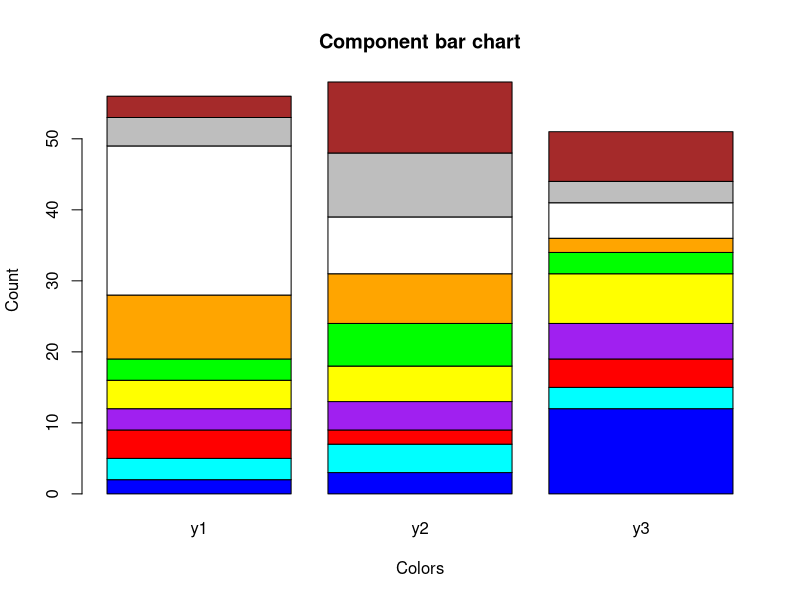
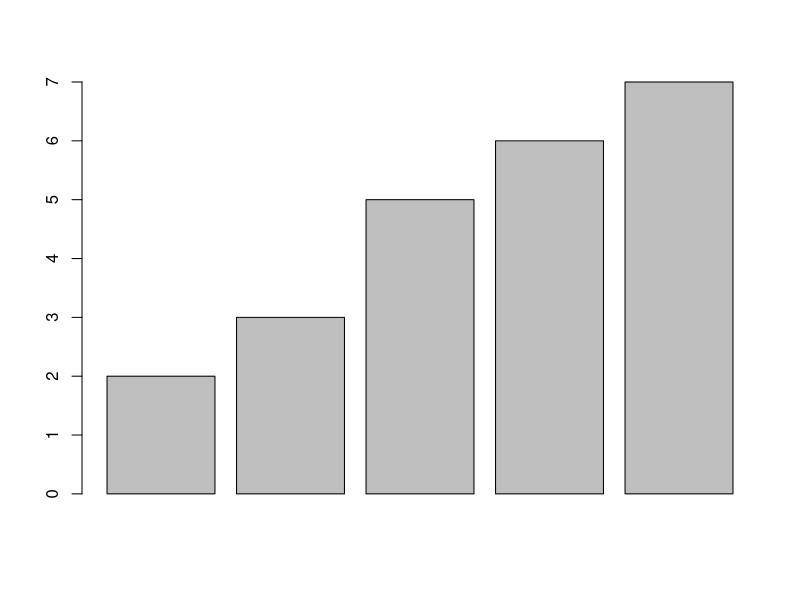
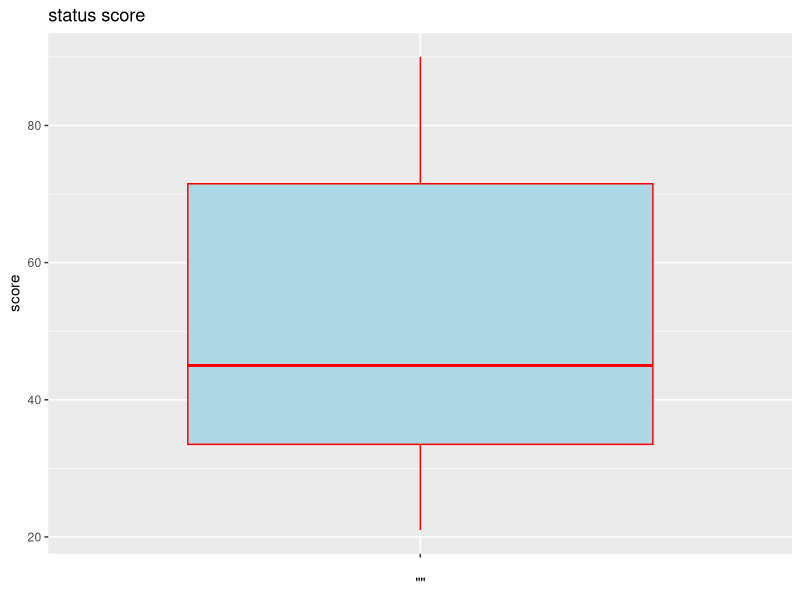

R code for these plots, in order:
y1= c(2,3,4,3,4,3,9,21,4,3)
y2 =c(3,4,2,4,5,6,7,8,9,10)
y3 = c(12,3,4,5,7,3,2,5,3,7)

colors = c('blue', 'cyan','red', 'purple', 'yellow', 'green', 'orange', 'white', 'gray','brown')

data = data.frame(y1,y2,y3)
data
mat = as.matrix(data)
mat
barplot(mat, main = 'Component bar chart', ylab='Count',xlab='Colors', beside=FALSE, col=colors)

barplot(c(2,3,5,6,7))

# ASSIGNMENT:- show numeric labels on component bar chart and auto colors schem
# barplot(as.matrix(data),names.arg =  , main = 'Component bar chart', ylab='Count',xlab='Colors', beside=FALSE, col=heat.colors(10), legend=rownames(data), args.legend=list(title='Colors', x='topright', cex=0.8, bty='n'))



library(tidyverse)
score=c(23,24,45,67,76,43,65,78,90,43,21)
qplot(y=score, x="", geom="boxplot", col=I("red"), fill=I("lightblue"),
      ylab="score", main="status score")

# next lecture